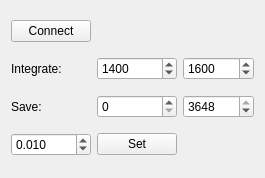
           <widget class="QWidget" name="CCS200">
            <property name="geometry">
             <rect>
              <x>0</x>
              <y>0</y>
              <width>265</width>
              <height>178</height>
             </rect>
            </property>
            <attribute name="label">
             <string>Thorlabs CCS200</string>
            </attribute>
            <layout class="QGridLayout" name="gridLayout_2">
             <item row="3" column="1">
              <widget class="QPushButton" name="usbSpectr_set_integr_time">
               <property name="text">
                <string>Set</string>
               </property>
              </widget>
             </item>
             <item row="1" column="1">
              <widget class="QSpinBox" name="usbSpectr_from">
               <property name="maximum">
                <number>3647</number>
               </property>
               <property name="value">
                <number>1400</number>
               </property>
              </widget>
             </item>
             <item row="1" column="2">
              <widget class="QSpinBox" name="usbSpectr_to">
               <property name="minimum">
                <number>1</number>
               </property>
               <property name="maximum">
                <number>3648</number>
               </property>
               <property name="value">
                <number>1600</number>
               </property>
              </widget>
             </item>
             <item row="2" column="1">
              <widget class="QSpinBox" name="usbSpectr_save_from">
               <property name="maximum">
                <number>3647</number>
               </property>
              </widget>
             </item>
             <item row="3" column="0">
              <widget class="QDoubleSpinBox" name="usbSpectr_integr_time">
               <property name="decimals">
                <number>3</number>
               </property>
               <property name="minimum">
                <double>0.001000000000000</double>
               </property>
               <property name="singleStep">
                <double>0.010000000000000</double>
               </property>
               <property name="value">
                <double>0.010000000000000</double>
               </property>
              </widget>
             </item>
             <item row="1" column="0">
              <widget class="QLabel" name="label">
               <property name="text">
                <string>Integrate:</string>
               </property>
              </widget>
             </item>
             <item row="2" column="2">
              <widget class="QSpinBox" name="usbSpectr_save_to">
               <property name="minimum">
                <number>1</number>
               </property>
               <property name="maximum">
                <number>3648</number>
               </property>
               <property name="value">
                <number>3648</number>
               </property>
              </widget>
             </item>
             <item row="2" column="0">
              <widget class="QLabel" name="label_2">
               <property name="text">
                <string>Save:</string>
               </property>
              </widget>
             </item>
             <item row="0" column="0">
              <widget class="QPushButton" name="usbSpactr_connect">
               <property name="text">
                <string>Connect</string>
               </property>
               <property name="checkable">
                <bool>true</bool>
               </property>
              </widget>
             </item>
            </layout>
           </widget>
